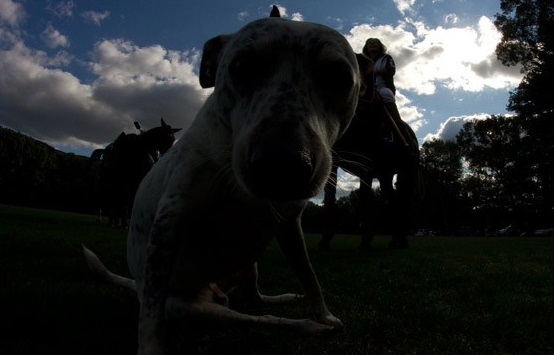
#> input picture CS 5363/Exercises/Practice Test/practice exam images/q1_a.jpg, 554 x 355 px, found by its file name
$ python Galindo_Oscar_PracticeTest.py   (older library calls are emulated)
#> lines starting #> are read from the running program, lines starting #| are printed output that depends on the picture
#!/usr/bin/env python3
# -*- coding: utf-8 -*-
"""
Created on Wed Mar 24 15:47:46 2021

@author: oscargalindo
"""

import matplotlib.pyplot as plt
import numpy as np
from skimage.filters import gaussian
import matplotlib.image as mpimg


def gamma(img,gamma):
    img = img/np.amax(img)
    return (255*(np.power(img,(1/gamma)))).astype(np.uint8)

def problem1(img):
    plt.imshow(gamma(img,3))
    plt.imsave('dog.jpg',gamma(img,3))

def problem2(img):
    plt.imshow(gaussian(img,1.2))
    plt.imsave("corrected_2.jpg",gaussian(img,1.2))

# [17 lines left out: functions problem3, problem5, not called in this run]

def distance(p0,p1):
    return np.sqrt(np.power(p0[0]-p1[0],2) + np.power(p0[1]-p1[1],2))

# [27 lines left out: functions loop, problem4, not called in this run]


if __name__=="__main__":
    img1 = mpimg.imread('/Users/oscargalindo/Desktop/Classes/CS 5363/Exercises/Practice Test/practice exam images/q1_a.jpg')
#> img1 is the input picture: shape (355, 554, 3); mean R, G, B 33.4, 36.7, 38.2
    problem1(img1)
#> in gamma, `return (255*(np.power(img,(1/gamma)))).astype(np.uint8)`:
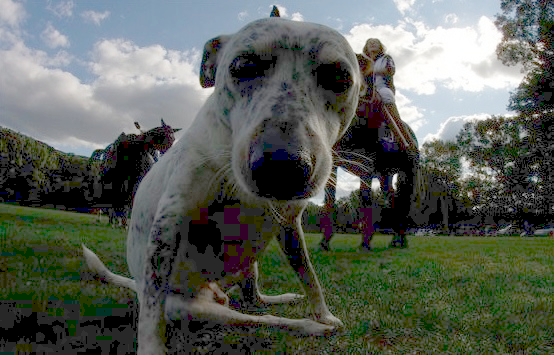
#> returned value: shape (355, 554, 3); mean of channels 0, 1, 2 90.1, 95.8, 87.1; drawn as R, G, B
    # [19 lines of commented-out code are left out]

$ run again, with CS 5363/Exercises/Practice Test/practice exam images/q2_a.jpg copied over CS 5363/Exercises/Practice Test/practice exam images/q1_a.jpg
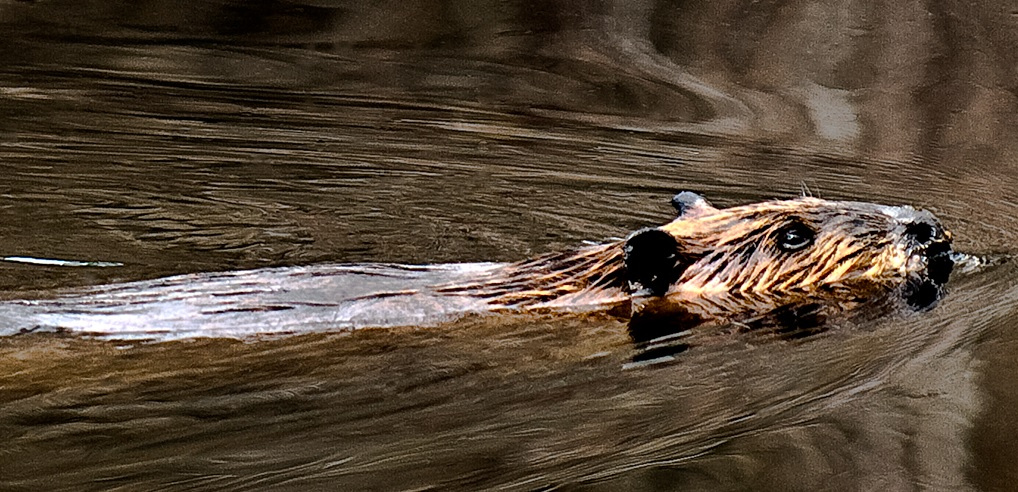
#> input picture CS 5363/Exercises/Practice Test/practice exam images/q2_a.jpg, 1018 x 492 px, found by its file name
#> img1 is the input picture: shape (492, 1018, 3); mean R, G, B 84.7, 69.5, 53.8
#> in gamma, `return (255*(np.power(img,(1/gamma)))).astype(np.uint8)`:
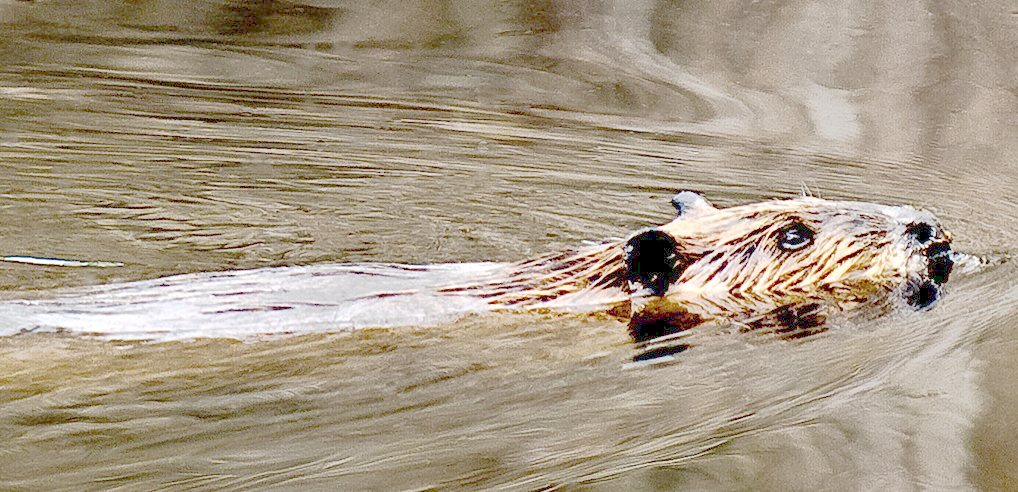
#> returned value: shape (492, 1018, 3); mean of channels 0, 1, 2 168.6, 154.8, 134.6; drawn as R, G, B

$ run again, with CS 5363/Exercises/Practice Test/practice exam images/q3_a.jpg copied over CS 5363/Exercises/Practice Test/practice exam images/q1_a.jpg
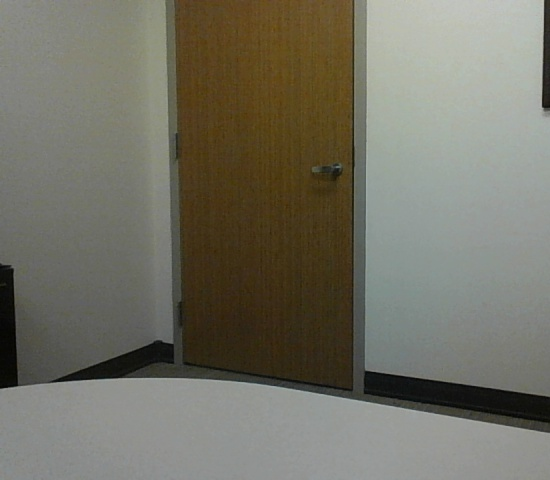
#> input picture CS 5363/Exercises/Practice Test/practice exam images/q3_a.jpg, 550 x 480 px, found by its file name
#> img1 is the input picture: shape (480, 550, 3); mean R, G, B 115.5, 113.7, 101.1
#> in gamma, `img = img/np.amax(img)`:
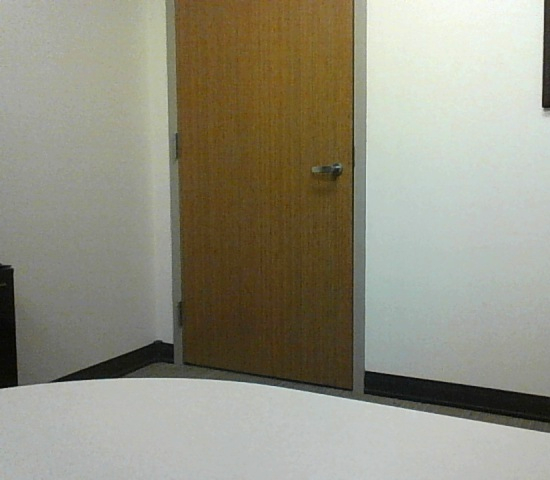
#> img: shape (480, 550, 3) float64; mean of channels 0, 1, 2 0.581, 0.572, 0.508; drawn as R, G, B
#> in gamma, `return (255*(np.power(img,(1/gamma)))).astype(np.uint8)`:
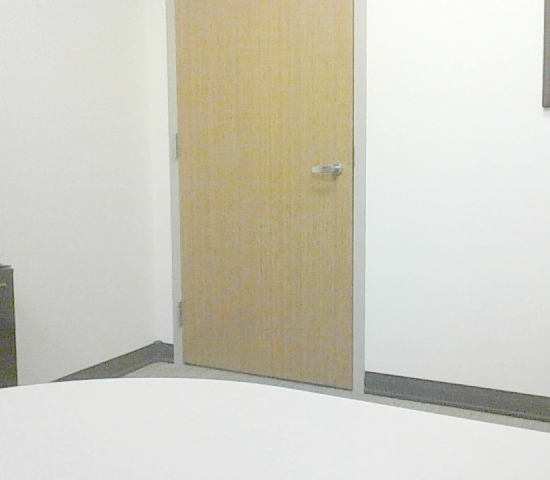
#> returned value: shape (480, 550, 3); mean of channels 0, 1, 2 208.3, 205.9, 193.2; drawn as R, G, B
